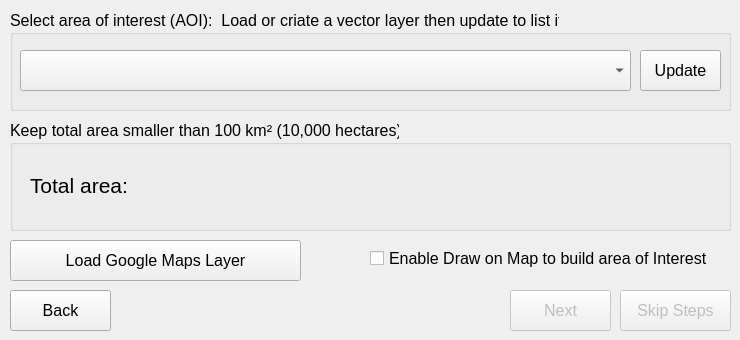
   <widget class="QWidget" name="tab_4">
    <attribute name="title">
     <string>Step 3</string>
    </attribute>
    <widget class="QPushButton" name="QPushButton_next">
     <property name="enabled">
      <bool>false</bool>
     </property>
     <property name="geometry">
      <rect>
       <x>510</x>
       <y>290</y>
       <width>101</width>
       <height>41</height>
      </rect>
     </property>
     <property name="font">
      <font>
       <pointsize>12</pointsize>
      </font>
     </property>
     <property name="text">
      <string>Next</string>
     </property>
     <property name="icon">
      <iconset>
       <normaloff>../medias/icons8-forward-button-50.png</normaloff>../medias/icons8-forward-button-50.png</iconset>
     </property>
    </widget>
    <widget class="QGroupBox" name="groupBox_11">
     <property name="geometry">
      <rect>
       <x>10</x>
       <y>10</y>
       <width>721</width>
       <height>101</height>
      </rect>
     </property>
     <property name="font">
      <font>
       <pointsize>12</pointsize>
      </font>
     </property>
     <property name="title">
      <string>Select area of interest (AOI):  Load or criate a vector layer then update to list it.</string>
     </property>
     <widget class="QPushButton" name="update_vector">
      <property name="geometry">
       <rect>
        <x>630</x>
        <y>40</y>
        <width>81</width>
        <height>41</height>
       </rect>
      </property>
      <property name="font">
       <font>
        <pointsize>12</pointsize>
       </font>
      </property>
      <property name="text">
       <string>Update</string>
      </property>
      <property name="icon">
       <iconset>
        <normaloff>../medias/refresh-3104.png</normaloff>../medias/refresh-3104.png</iconset>
      </property>
     </widget>
     <widget class="QComboBox" name="vector_layer_combobox">
      <property name="geometry">
       <rect>
        <x>10</x>
        <y>40</y>
        <width>611</width>
        <height>41</height>
       </rect>
      </property>
      <property name="font">
       <font>
        <pointsize>12</pointsize>
       </font>
      </property>
     </widget>
    </widget>
    <widget class="QPushButton" name="hybrid">
     <property name="enabled">
      <bool>true</bool>
     </property>
     <property name="geometry">
      <rect>
       <x>10</x>
       <y>240</y>
       <width>291</width>
       <height>41</height>
      </rect>
     </property>
     <property name="font">
      <font>
       <pointsize>12</pointsize>
      </font>
     </property>
     <property name="text">
      <string>Load Google Maps Layer</string>
     </property>
    </widget>
    <widget class="QGroupBox" name="groupBox_5">
     <property name="geometry">
      <rect>
       <x>10</x>
       <y>120</y>
       <width>721</width>
       <height>111</height>
      </rect>
     </property>
     <property name="font">
      <font>
       <pointsize>12</pointsize>
      </font>
     </property>
     <property name="title">
      <string>Keep total area smaller than 100 km² (10,000 hectares)</string>
     </property>
     <widget class="QLabel" name="aoi_area">
      <property name="geometry">
       <rect>
        <x>20</x>
        <y>40</y>
        <width>571</width>
        <height>51</height>
       </rect>
      </property>
      <property name="font">
       <font>
        <pointsize>16</pointsize>
       </font>
      </property>
      <property name="text">
       <string>Total area:</string>
      </property>
     </widget>
    </widget>
    <widget class="QPushButton" name="QPushButton_back">
     <property name="enabled">
      <bool>true</bool>
     </property>
     <property name="geometry">
      <rect>
       <x>10</x>
       <y>290</y>
       <width>101</width>
       <height>41</height>
      </rect>
     </property>
     <property name="font">
      <font>
       <pointsize>12</pointsize>
      </font>
     </property>
     <property name="text">
      <string>Back</string>
     </property>
     <property name="icon">
      <iconset>
       <normaloff>../medias/icons8-back-button-50.png</normaloff>../medias/icons8-back-button-50.png</iconset>
     </property>
    </widget>
    <widget class="QPushButton" name="QPushButton_skip">
     <property name="enabled">
      <bool>false</bool>
     </property>
     <property name="geometry">
      <rect>
       <x>620</x>
       <y>290</y>
       <width>111</width>
       <height>41</height>
      </rect>
     </property>
     <property name="font">
      <font>
       <pointsize>12</pointsize>
      </font>
     </property>
     <property name="text">
      <string>Skip Steps</string>
     </property>
     <property name="icon">
      <iconset>
       <normaloff>medias/icons8-forward-button-50.png</normaloff>medias/icons8-forward-button-50.png</iconset>
     </property>
    </widget>
    <widget class="QCheckBox" name="drawing">
     <property name="geometry">
      <rect>
       <x>370</x>
       <y>250</y>
       <width>361</width>
       <height>17</height>
      </rect>
     </property>
     <property name="font">
      <font>
       <pointsize>12</pointsize>
      </font>
     </property>
     <property name="text">
      <string>Enable Draw on Map to build area of Interest</string>
     </property>
    </widget>
   </widget>
